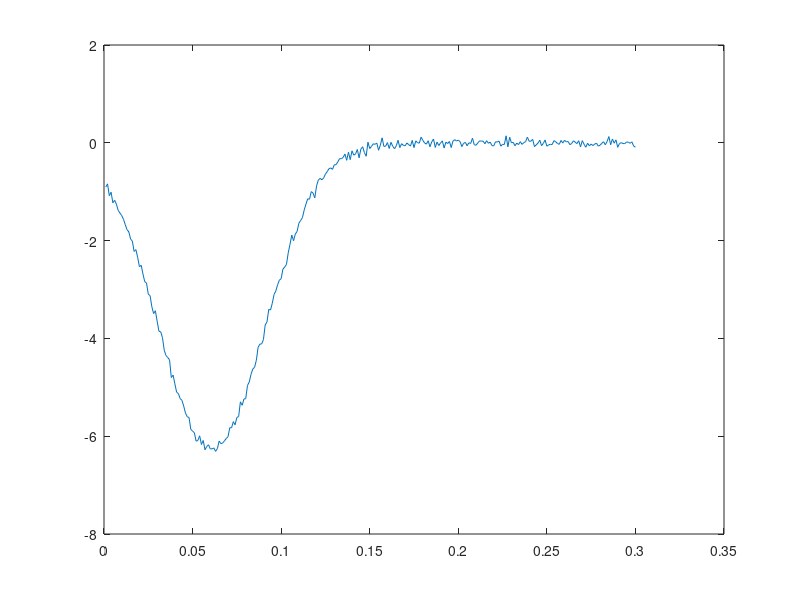
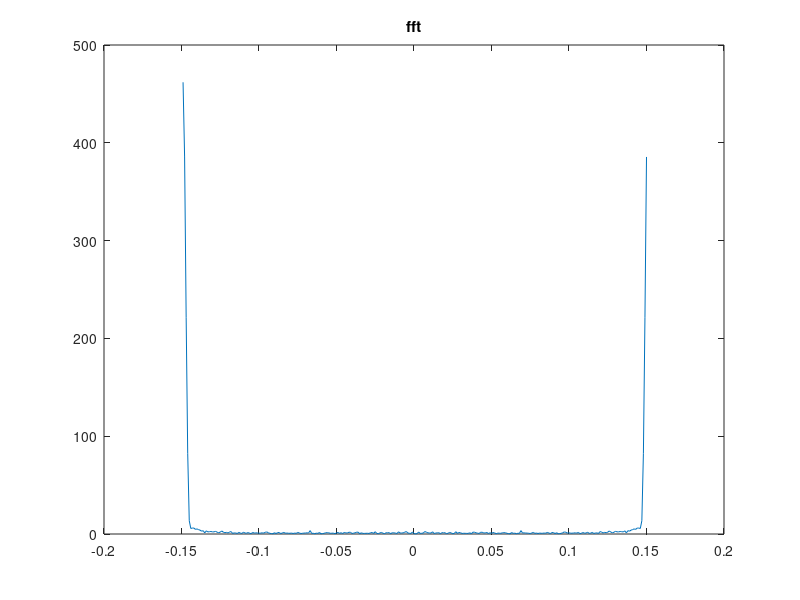

Reproduce these figures in MATLAB, in order.
R1 = 1;
C = 0.25;
R2 = 2;
L = 0.2;
R3 = 10;
a = 100;
R4 = 0.1;
Ro = 1000;
Cn = 0.00001;
Y1 = 1/R1;
Y2 = 1/R2;
Y3 = 1/R3;
Y4 = 1/R4;

% V = [V1    V2            V3   V4     V5           i1  iL  i3];
G = [-1/R1  1/R1           0     0      0            1   0   0;
    1/R1 (-1/R1)-(1/R2)  0     0      0            0  -1   0;
    0      0            -1/R3  0      0            0   1   0;
    0      0            0   -1/R4  1/R4            0   0   1;
    0      0            0    1/R4 (-1/R4)-(1/Ro)   0   0   0;
    1      0            0      0      0            0   0   0;
    0      1            -1     0      0            0   0   0;
    0      0            a/R3   1      0            0   0   0]
%%%% I think I need to make in a variable rather than a constant

% V = [V1  V2  V3   V4  V5 i1  iL i3];
Cm =   [-C  C   0   0   0   0   0  0;
    C  -C   0   0   0   0   0  0;
    0   0  -Cn  0   0   0   0  0;
    0   0   0   0   0   0   0  0;
    0   0   0   0   0   0   0  0;
    0   0   0   0   0   0   0  0;
    0   0   0   0   0   0  -L  0;
    0   0   0   0   0   0   0  0]

%%%%%%%%%%%%%%%% Remember to output the matrices above %%%%%%%%%%%%%%

tstep = 0.001;
time = 0;


for n = 1:300
    
    In = randn*0.01;
    Vin = exp(-(time-0.06).^2/(2*(0.03)^2));
    
    F = [0 0 In 0 0 Vin 0 0];
    V = G\F';
    Vo(n) = V(5);
           
    time = tstep*n;
end

figure(9)
plot(tstep:tstep:time,Vo)

figure(10)
X = abs(fft(Vo));
plot(-(time/2-tstep):tstep:time/2,X)
title('fft')